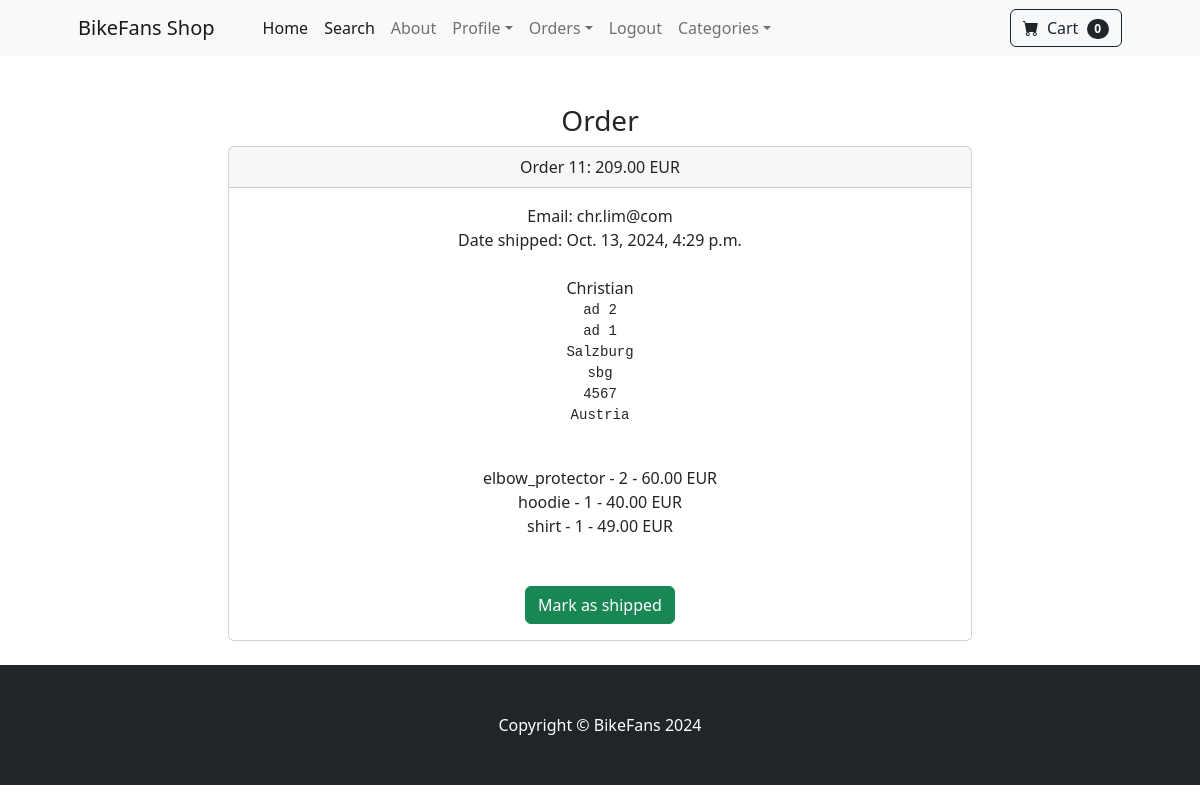
The page /payment/orders/11 (signed in) on the database its author committed.
### payment/models.py (models this page shows, shortened)
class Order(models.Model):
	user = models.ForeignKey(User, on_delete=models.CASCADE, null=True, blank=True)
	full_name = models.CharField(max_length=250)
	email = models.CharField(max_length=250)
	shipping_address = models.TextField(max_length=15000)
	amount_paid = models.DecimalField(max_digits=8, decimal_places=2)
	date_ordered = models.DateTimeField(auto_now_add=True)
	shipped = models.BooleanField(default=False)
	date_shipped = models.DateTimeField(blank=True, null=True)

class OrderItem(models.Model):
	order = models.ForeignKey(Order, on_delete=models.CASCADE, null=True)
	product = models.ForeignKey(Product, on_delete=models.CASCADE, null=True)
	user = models.ForeignKey(User, on_delete=models.CASCADE, null=True, blank=True)
	quantity = models.PositiveBigIntegerField(default=1)
	price = models.DecimalField(max_digits=8, decimal_places=2)

### store/models.py (models this page shows)
class Product(models.Model):
		name = models.CharField(max_length=100)
		price = models.DecimalField(default=0, decimal_places=2, max_digits=7)
		category = models.ForeignKey(Category, on_delete=models.CASCADE, default=1)
		description = models.CharField(max_length=250, default='', blank=True, null=True)
		image = models.ImageField(upload_to='uploads/product/')
		is_sale = models.BooleanField(default=False)
		sale_price = models.DecimalField(default=0, decimal_places=2, max_digits=7)
		def __str__(self):
			return self.name

### payment/views.py (the view, shortened to what this page needs)
# urls.py: path('orders/<int:pk>', views.orders, name='orders'),
def orders(request, pk):
	if request.user.is_authenticated and request.user.is_superuser:
		order = Order.objects.get(id=pk)
		items = OrderItem.objects.filter(order=pk)
		return render(request, 'payment/orders.html', {"order":order, "items":items})
	else:
		messages.success(request, "Access Denied!")
		return redirect('home')

### cart/cart.py (called while the page is built)
	def __len__(self):
		return len(self.cart)

### cart/context_processors.py (called while the page is built)
def cart(request):
		return {'cart': Cart(request)}

### payment/templates/payment/orders.html (shortened to what this page needs)
{% extends 'base.html' %}
{% block content %}
        <div class="container">
        	<div class="row">
        		<center>
        			<div class="col-8">
        				<br/><br/>
        				<h3>Order</h3>
                  <div class="card">
                  <div class="card-header">
                    Order {{ order.id }}: {{ order.amount_paid }} EUR
                  </div>
                  <div class="card-body">
                      Email: {{ order.email }}<br/>
                      {% if order.date_shipped %}
                          Date shipped: {{ order.date_shipped }}
                      {% else %}
                          Date ordered: {{ order.date_ordered }}
                      {% endif %}
                      <br/><br/>
                      {{ order.full_name }}<br/>
                      <pre>{{ order.shipping_address }}</pre>
                      <br/>
                      {% for item in items %}
                        {{ item.product }} - {{ item.quantity }} - {{ item.price }} EUR<br/>
                      {% endfor %}
                      <br/><br/>
                      {% if not order.shipped %}
                      <form method="POST">
                        <button type="Submit" class="btn btn-success">Mark as shipped</button>
                      </form>
                      {% else %}
                        <form method="POST">
                        {% csrf_token %}
                        <input type="hidden" name="shipping_status" value="false">
                        <button type="Submit" class="btn btn-danger">Mark as unshipped</button>
                      </form>
                      {% endif %}
                  </div>
                </div>
                        <br/>
        			</div>
        		</center>
        	</div>
        </div>
{% endblock %}

### rows shown on the page
Order: id "11", amount_paid "209.00", email "chr.lim@com", date_shipped "Oct. 13, 2024, 4:29 p.m.", full_name "Christian", shipping_address "ad 2 ad 1 Salzburg sbg 4567 Austria"
OrderItem: product "elbow_protector", quantity "2", price "60.00"
OrderItem: product "hoodie", quantity "1", price "40.00"
OrderItem: product "shirt", quantity "1", price "49.00"

### other values the page prints
{{ cart|length }} "0"
